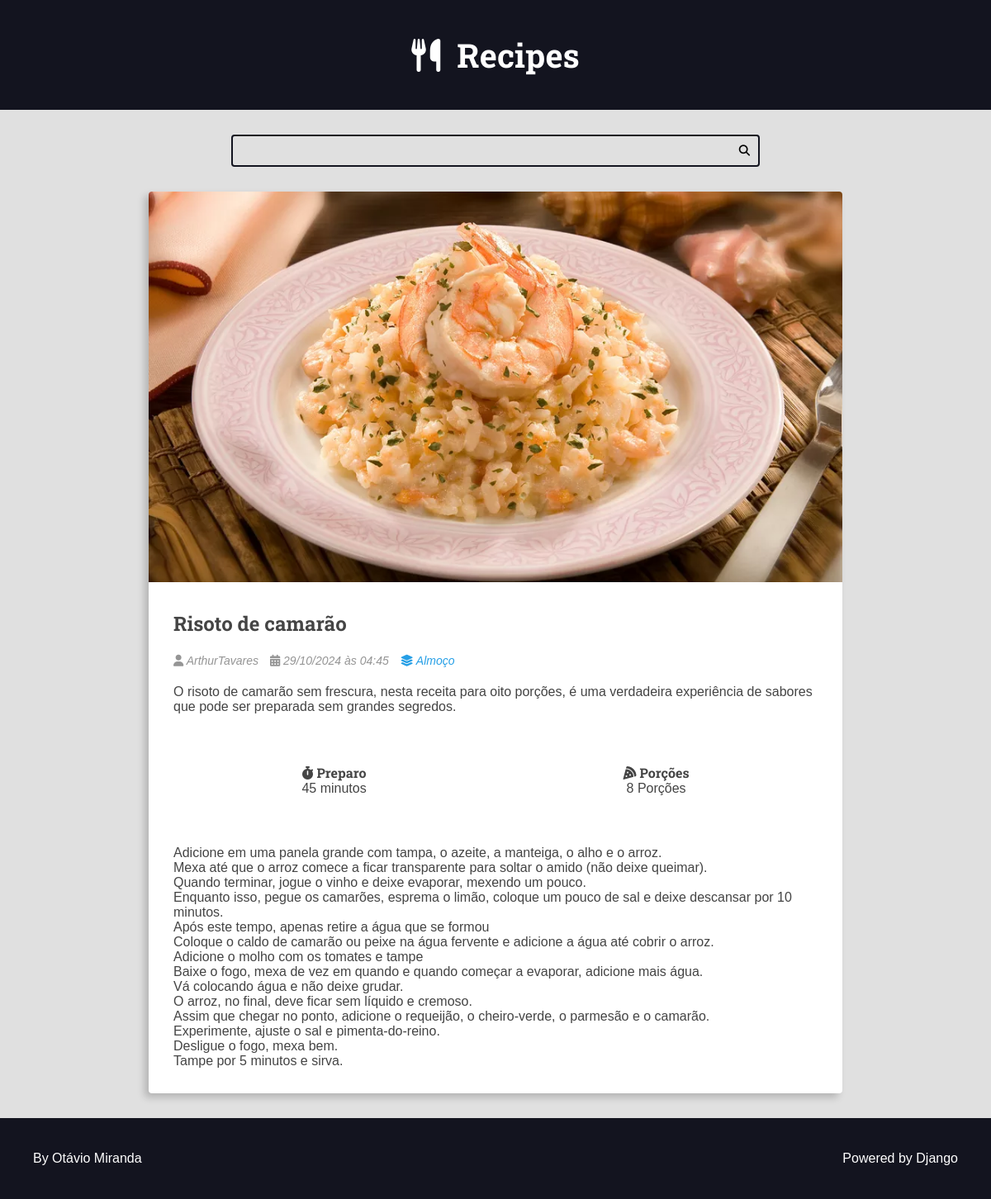
Screenshot of /recipes/5/ with the database file from the repository.
### recipes/models.py (models this page shows, shortened)
class Recipe(models.Model):
    title = models.CharField(max_length=65)
    description = models.CharField(max_length=165)
    slug = models.SlugField(unique=True)
    preparation_time = models.IntegerField()
    preparation_time_unit = models.CharField(max_length=65)
    servings = models.IntegerField()
    servings_unit = models.CharField(max_length=65)
    preparation_steps = models.TextField()
    preparation_steps_is_html = models.BooleanField(default=False)
    created_at = models.DateTimeField(auto_now_add=True)
    updated_at = models.DateTimeField(auto_now=True)
    is_published = models.BooleanField(default=False)
    cover = models.ImageField(upload_to='recipes/covers/%Y/%m/%d/', blank=True, default='')
    category = models.ForeignKey(Category, on_delete=models.SET_NULL, null=True, blank=True, default=None)
    author = models.ForeignKey(User, on_delete=models.SET_NULL, null=True)

class Category(models.Model):
    name = models.CharField(max_length=65)

### recipes/views.py (the view)
# urls.py: path('', include('recipes.urls')),
def recipes(request, id):
    recipe = get_object_or_404(Recipe, id=id, is_published=True)
    return render(request, 'recipes/pages/recipe-view.html', context={
        'recipe': recipe,
        'is_datail_page':True,
    })

### recipes/templates/recipes/pages/recipe-view.html (shortened to what this page needs)
{% extends "global/base.html" %}
{% block content %}
<div class="main-content main-content-detail container">
    {% include "recipes/partials/recipe.html" %}
</div>
{% endblock content %}

### recipes/templates/recipes/partials/recipe.html (shortened to what this page needs)
<div class="recipe-list-item">
    <div class="recipe recipe-cover">
        {% if is_datail_page is not True %}
        <a href="{% url "recipes:recipe"  recipe.id %}">
            <img src="{{ recipe.cover.url }}" alt="temporario">
        </a>
        {% else %}
            <img src="{{ recipe.cover.url }}" alt="temporario">
        {% endif %}
        <div class="recipe-title-container">
            <h2 class="recipe-title">
                {% if is_datail_page is not True %}
                <a href="{% url "recipes:recipe"  recipe.id %}">
                    {{ recipe.title }}
                </a>
                {% else %}
                    {{ recipe.title }}
                {% endif %}
            </h2>
        </div>
        <div class="recipe-author">
            <span class="recipe-author-item">
                <i class="fas fa-user"></i>
                {% if recipe.author.first_name %}
                    {{recipe.author.first_name}} {{recipe.author.last_name}}
                {% else %}
                    {{recipe.author.username}}
                {% endif %}
            </span>
            <span class="recipe-author-item">
                <i class="fas fa-calendar-alt"></i>
                {{recipe.created_at|date:"d/m/Y"}} às {{recipe.created_at|date:"H:i"}}
            </span>
            {% if recipe.category is not None %}
            <span class="recipe-author-item">
                <a href="{% url "recipes:category" recipe.category.id %}">
                    <i class="fas fa-layer-group"></i>
                    <span>{{recipe.category.name}}</span>
                </a>
            </span>
            {% endif %}
        </div>
        <div class="recipe-content">
            <p>{{recipe.description}}</p>
        </div>
        <div class="recipe-meta-container">
            <div class="recipe-meta recipe-preparation">
                <h3 class="recipe-meta-title"><i class="fas fa-stopwatch"></i> Preparo</h3>
                <div class="recipe-meta-text">
                    {{recipe.preparation_time}} {{recipe.preparation_time_unit}}
                </div>
            </div>
            <div class="recipe-meta recipe-servings">
                <h3 class="recipe-meta-title"><i class="fas fa-pizza-slice"></i> Porções</h3>
                <div class="recipe-meta-text">
                    {{recipe.servings}} {{recipe.servings_unit}}
                </div>
            </div>
        </div>
        {% if is_datail_page is True %}
            <div class="preparation-steps">
                {% if recipe.preparation_steps_is_html is not True %}
                        {{ recipe.preparation_steps|linebreaksbr }}
                    {% else %}
                        {{ recipe.preparation_steps|safe }}
                {% endif %}
            </div>
        {% endif %}
    </div>
</div>

### recipes/static/recipes/css/styles.css (style rules this page uses)
:root { --color-primary: #269fe6; --color-primary-hover: #2086c2; --color-primary-dark: #13141f; --color-primary-dark-hover: #212336; --color-primary-light: #d4ecfa; --color-primary-light-hover: #bdd8e7; --color-white: #fff; --color-black: #000; --color-dark-text: #444; --color-info-light: #cce5ff; --color-debug-light: #cce5ff; --color-success-light: #d4edda; --color-alert-light: #fff3cd; --color-warning-light: #fff3cd; --color-error-light: #f8d7da; --color-info-dark: #4d86c4; --color-debug-dark: #4d86c4; --color-success-dark: #4a9c5d; --color-alert-dark: #927f40; --color-warning-dark: #927f40; --color-error-dark: #da525d; --color-gray-0: #f9f9f9; --color-gray-1: #e0e0e0; --color-gray-2: #c7c7c7; --color-gray-3: #aeaeae; --color-gray-4: #959595; --color-gray-5: #7d7d7d; --color-gray-6: #646464; --color-gray-7: #4b4b4b; --color-gray-8: #323232; --color-gray-9: #191919; --font-primary: sans-serif; --font-headings: 'Roboto Slab', serif; --spacing-gutter-medium: 3rem; --spacing-gutter-large: 4rem; }
* { padding: 0; margin: 0; box-sizing: border-box; }
html { font-size: 62.5%; }
body { font-size: 1.6rem; font-family: var(--font-primary); background: var(--color-gray-1); color: var(--color-dark-text); }
h1, h2, h3, h4, h5, h6 { font-family: var(--font-headings); }
.container { max-width: 144rem; margin: 0 auto; padding: var(--spacing-gutter-medium); }
.main-content { padding-top: 0; }
.recipe { background: var(--color-white); box-shadow: -5px 5px 10px rgba(0, 0, 0, 0.2); transform: scale(1); transition: all 300ms ease-in-out; border-radius: 0.4rem; overflow: hidden; }
.recipe img { max-width: 100%; }
.recipe-list-item { max-width: 64rem; height: fit-content; }
.recipe-title-container { padding: var(--spacing-gutter-medium); padding-bottom: 2rem; }
.recipe-author { padding: 0 var(--spacing-gutter-medium); }
.recipe-content { padding: var(--spacing-gutter-medium); padding-top: 2rem; }
.recipe-author-item { color: var(--color-gray-4); margin-right: 1rem; font-style: italic; font-size: 1.4rem; }
.recipe-author a { color: var(--color-primary); transition: all 300ms ease-in-out; text-decoration: none; }
.recipe-meta-container { display: flex; flex-flow: row wrap; padding: var(--spacing-gutter-medium); }
.recipe-meta { display: flex; flex-flow: column nowrap; flex-shrink: 1; flex-grow: 1; text-align: center; }
.recipe-meta-title { font-size: 1.6rem; }
.main-content-detail .recipe-list-item { max-width: 84rem; margin: 0 auto; }
.preparation-steps { padding: var(--spacing-gutter-medium); }

### rows the page displays
Recipe: cover (picture), title "Risoto de camarão", author.username "ArthurTavares", created_at "29/10/2024", created_at "04:45", category.name "Almoço", description "O risoto de camarão sem frescura, nesta receita para oito porções, é uma verdadeira experiência de sabores que pode ser preparada sem grandes segredos.", preparation_time "45", preparation_time_unit "minutos", servings "8", servings_unit "Porções", preparation_steps "Adicione em uma panela grande com tampa, o azeite, a manteiga, o alho e o arroz. Mexa até que o arroz comece a ficar transparente para soltar o amido (não deixe queimar). Quando terminar, jogue o vinho e deixe evaporar, mexendo um pouco. Enquanto isso, pegue os camarões, esprema o limão, coloque um pouco de sal e deixe descansar por 10 minutos. Após este tempo, apenas retire a água que se formou Coloque o caldo de camarão ou peixe na água fervente e adicione a água até cobrir o arroz. Adicione o molho com os tomates e tampe Baixe o fogo, mexa de vez em quando e quando começar a evaporar, adicione mais água. Vá colocando água e não deixe grudar. O arroz, no final, deve ficar sem líquido e…"
